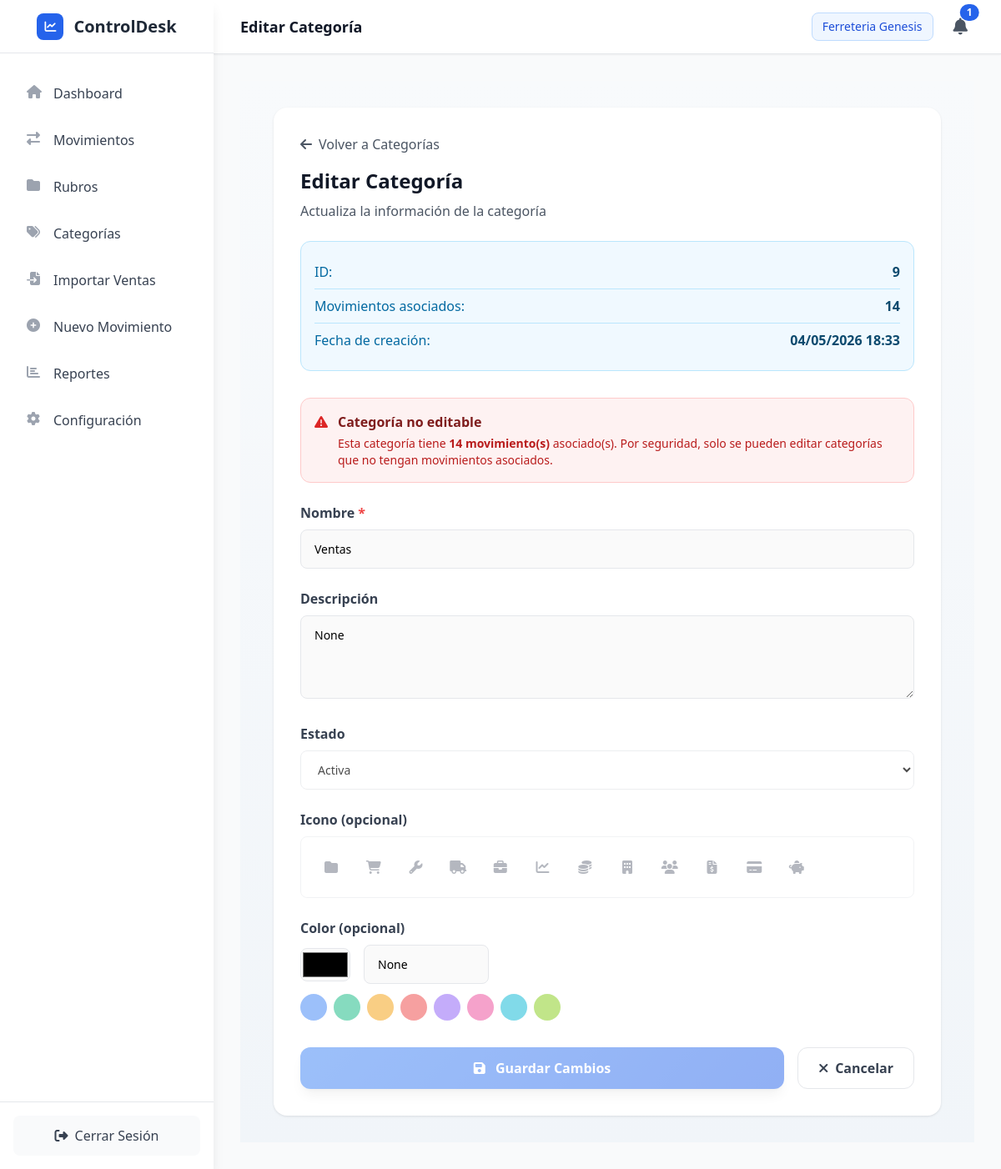
/editar-categoria/9 (signed in), run on the app's committed database.
### app/models/categoria.py (models this page shows, shortened)
class Categoria(db.Model):
    __tablename__ = 'categorias'
    id = db.Column(db.Integer, primary_key=True)
    nombre = db.Column(db.String(100), nullable=False, unique=True)
    descripcion = db.Column(db.Text, nullable=True)
    estado = db.Column(db.String(20), nullable=False, default='activa')  # activa/inactiva
    icono = db.Column(db.String(50), nullable=True)  # FontAwesome icon class
    color = db.Column(db.String(7), nullable=True)  # Hex color code
    empresa_id = db.Column(db.Integer, db.ForeignKey('empresas.id'), nullable=True)
    fecha_creacion = db.Column(db.DateTime, default=datetime.utcnow)
    fecha_actualizacion = db.Column(db.DateTime, default=datetime.utcnow, onupdate=datetime.utcnow)
    movimientos = db.relationship('Movimiento', backref='categoria', lazy=True, cascade='all, delete-orphan')
    def get_movimientos_count(self):
        return len(self.movimientos)

### app/routes/main.py (the view, shortened to what this page needs)
@main_bp.route('/editar-categoria/<int:categoria_id>', methods=['GET', 'POST'])
def editar_categoria(categoria_id):
    if not AuthService.is_logged_in():
        return redirect(url_for('main.login'))
    if request.method == 'GET':
        try:
            categoria = CategoriaService.get_categoria_by_id(categoria_id)
            if not categoria:
                flash('Categoría no encontrada', 'error')
                return redirect(url_for('main.categorias'))
            form_data = {
                'id': categoria.id,
                'nombre': categoria.nombre,
                'descripcion': categoria.descripcion,
                'estado': categoria.estado,
                'icono': categoria.icono,
                'color': categoria.color
            }
            return render_template('editar_categoria.html',
                                 categoria=categoria,
                                 form_data=form_data)
        except Exception as e:
            flash('Error al cargar la categoría', 'error')
            return redirect(url_for('main.categorias'))

### app/services/auth_service.py (called while the page is built)
    @staticmethod
    def is_logged_in() -> bool:
        return session.get('logged_in', False)

### app/services/categoria_service.py (called while the page is built)
    @staticmethod
    def get_categoria_by_id(categoria_id: int) -> Optional[Categoria]:
        return Categoria.query.get(categoria_id)

### app/templates/editar_categoria.html (shortened to what this page needs)
{% extends "base.html" %}
{% block page_title %}Editar Categoría{% endblock %}
{% block content %}
<div class="form-container">
    <div class="form-card">
        <div class="mb-6">
            <a href="{{ url_for('main.categorias') }}" class="inline-flex items-center text-gray-600 hover:text-gray-900 mb-4">
                <i class="fas fa-arrow-left mr-2"></i>
                Volver a Categorías
            </a>
            <h1 class="text-2xl font-bold text-gray-900 mb-2">Editar Categoría</h1>
            <p class="text-gray-600">Actualiza la información de la categoría</p>
        </div>
        {% if categoria %}
        <div class="info-card">
            <div class="info-item">
                <span class="info-label">ID:</span>
                <span class="info-value">{{ categoria.id }}</span>
            </div>
            <div class="info-item">
                <span class="info-label">Movimientos asociados:</span>
                <span class="info-value">{{ categoria.get_movimientos_count() }}</span>
            </div>
            <div class="info-item">
                <span class="info-label">Fecha de creación:</span>
                <span class="info-value">{{ categoria.fecha_creacion.strftime('%d/%m/%Y %H:%M') if categoria.fecha_creacion else '-' }}</span>
            </div>
        </div>
        {% if categoria.get_movimientos_count() > 0 %}
        <div class="bg-red-50 border border-red-200 rounded-xl p-4 mb-6">
            <div class="flex items-start">
                <i class="fas fa-exclamation-triangle text-red-600 mt-1 mr-3"></i>
                <div>
                    <h3 class="font-semibold text-red-900 mb-1">Categoría no editable</h3>
                    <p class="text-red-700 text-sm">
                        Esta categoría tiene <strong>{{ categoria.get_movimientos_count() }} movimiento(s)</strong> asociado(s).
                        Por seguridad, solo se pueden editar categorías que no tengan movimientos asociados.
                    </p>
                </div>
            </div>
        </div>
        {% endif %}
        {% endif %}
        <form method="POST" action="{{ url_for('main.editar_categoria', categoria_id=categoria.id) }}" id="categoriaForm" {% if categoria.get_movimientos_count() > 0 %}onsubmit="return false;"{% endif %}>
            <div class="form-group">
                <label class="form-label" for="nombre">
                    Nombre <span class="text-red-500">*</span>
                </label>
                <input type="text"
                       class="form-input"
                       id="nombre"
                       name="nombre"
                       placeholder="Ej: Compras, Ventas, Servicios"
                       value="{{ form_data.get('nombre', categoria.nombre if categoria else '') }}"
                       required
                       maxlength="100"
                       {% if categoria.get_movimientos_count() > 0 %}disabled{% endif %}>
            </div>
            <div class="form-group">
                <label class="form-label" for="descripcion">
                    Descripción
                </label>
                <textarea class="form-textarea"
                          id="descripcion"
                          name="descripcion"
                          placeholder="Describe el propósito de esta categoría..."
                          {% if categoria.get_movimientos_count() > 0 %}disabled{% endif %}>{{ form_data.get('descripcion', categoria.descripcion if categoria else '') }}</textarea>
            </div>
            <div class="form-group">
                <label class="form-label" for="estado">
                    Estado
                </label>
                <select class="form-select" id="estado" name="estado" {% if categoria.get_movimientos_count() > 0 %}disabled{% endif %}>
                    <option value="activa" {% if form_data.get('estado') == 'activa' or (categoria and categoria.estado == 'activa') or not form_data.get('estado') %}selected{% endif %}>
                        Activa
                    </option>
                </select>
            </div>
            <div class="form-group">
                <label class="form-label">
                    Icono (opcional)
                </label>
                <div class="icon-selector" id="iconSelector" {% if categoria.get_movimientos_count() > 0 %}style="pointer-events: none; opacity: 0.5;"{% endif %}>
                    <div class="icon-option" data-icon="fa-folder" onclick="selectIcon('fa-folder')">
                        <i class="fas fa-folder"></i>
                    </div>
                    <div class="icon-option" data-icon="fa-shopping-cart" onclick="selectIcon('fa-shopping-cart')">
                        <i class="fas fa-shopping-cart"></i>
                    </div>
                    <div class="icon-option" data-icon="fa-wrench" onclick="selectIcon('fa-wrench')">
                        <i class="fas fa-wrench"></i>
                    </div>
                    <div class="icon-option" data-icon="fa-truck" onclick="selectIcon('fa-truck')">
                        <i class="fas fa-truck"></i>
                    </div>
                    <div class="icon-option" data-icon="fa-briefcase" onclick="selectIcon('fa-briefcase')">
                        <i class="fas fa-briefcase"></i>
                    </div>
                    <div class="icon-option" data-icon="fa-chart-line" onclick="selectIcon('fa-chart-line')">
                        <i class="fas fa-chart-line"></i>
                    </div>
                    <div class="icon-option" data-icon="fa-coins" onclick="selectIcon('fa-coins')">
                        <i class="fas fa-coins"></i>
                    </div>
                    <div class="icon-option" data-icon="fa-building" onclick="selectIcon('fa-building')">
                        <i class="fas fa-building"></i>
                    </div>
                    <div class="icon-option" data-icon="fa-users" onclick="selectIcon('fa-users')">
                        <i class="fas fa-users"></i>
                    </div>
                    <div class="icon-option" data-icon="fa-file-invoice-dollar" onclick="selectIcon('fa-file-invoice-dollar')">
                        <i class="fas fa-file-invoice-dollar"></i>
                    </div>
                    <div class="icon-option" data-icon="fa-credit-card" onclick="selectIcon('fa-credit-card')">
                        <i class="fas fa-credit-card"></i>
                    </div>
                    <div class="icon-option" data-icon="fa-piggy-bank" onclick="selectIcon('fa-piggy-bank')">
                        <i class="fas fa-piggy-bank"></i>
                    </div>
                </div>
            </div>
            <div class="form-group">
                <label class="form-label">
                    Color (opcional)
                </label>
                <div class="color-picker-container">
                    <input type="color"
                           class="color-picker"
                           id="color"
                           name="color"
                           value="{{ form_data.get('color', categoria.color if categoria else '#3b82f6') }}"
                           onchange="updateColorDisplay()"
                           {% if categoria.get_movimientos_count() > 0 %}disabled{% endif %}>
                    <input type="text"
                           class="form-input"
                           id="colorText"
                           placeholder="#3b82f6"
                           value="{{ form_data.get('color', categoria.color if categoria else '#3b82f6') }}"
                           style="width: 150px;"
                           onchange="updateColorFromText()"
                           {% if categoria.get_movimientos_count() > 0 %}disabled{% endif %}>
                </div>
                <div class="color-presets mt-3" {% if categoria.get_movimientos_count() > 0 %}style="pointer-events: none; opacity: 0.5;"{% endif %}>
                    <div class="color-preset" style="background: #3b82f6;" onclick="selectColor('#3b82f6')"></div>
                    <div class="color-preset" style="background: #10b981;" onclick="selectColor('#10b981')"></div>
                    <div class="color-preset" style="background: #f59e0b;" onclick="selectColor('#f59e0b')"></div>
                    <div class="color-preset" style="background: #ef4444;" onclick="selectColor('#ef4444')"></div>
                    <div class="color-preset" style="background: #8b5cf6;" onclick="selectColor('#8b5cf6')"></div>
                    <div class="color-preset" style="background: #ec4899;" onclick="selectColor('#ec4899')"></div>
                    <div class="color-preset" style="background: #06b6d4;" onclick="selectColor('#06b6d4')"></div>
                    <div class="color-preset" style="background: #84cc16;" onclick="selectColor('#84cc16')"></div>
                </div>
            </div>
            <div class="flex gap-4 mt-8">
                <button type="submit" class="btn-primary text-white px-6 py-3 rounded-xl font-semibold shadow-lg hover:shadow-xl flex-1" {% if categoria.get_movimientos_count() > 0 %}disabled style="opacity: 0.5; cursor: not-allowed;"{% endif %}>
                    <i class="fas fa-save mr-2"></i>
                    Guardar Cambios
                </button>
                <a href="{{ url_for('main.categorias') }}" class="btn-secondary text-gray-700 px-6 py-3 rounded-xl font-semibold flex items-center">
                    <i class="fas fa-times mr-2"></i>
                    Cancelar
                </a>
            </div>
        </form>
    </div>
</div>
{% endblock %}

### app/templates/editar_categoria.html (style rules this page uses)
.form-container { background: linear-gradient(180deg, #f8fafc 0%, #f1f5f9 100%); min-height: 100vh; padding: 2rem; }
.form-card { background: white; border-radius: 1rem; padding: 2rem; box-shadow: 0 1px 3px rgba(0, 0, 0, 0.1); max-width: 800px; margin: 0 auto; }
.form-group { margin-bottom: 1.5rem; }
.form-label { display: block; font-weight: 600; color: #374151; margin-bottom: 0.5rem; }
.form-input { width: 100%; padding: 0.75rem 1rem; border: 1px solid #e5e7eb; border-radius: 0.5rem; font-size: 0.875rem; transition: all 0.3s ease; }
.form-textarea { width: 100%; padding: 0.75rem 1rem; border: 1px solid #e5e7eb; border-radius: 0.5rem; font-size: 0.875rem; transition: all 0.3s ease; resize: vertical; min-height: 100px; }
.form-select { width: 100%; padding: 0.75rem 1rem; border: 1px solid #e5e7eb; border-radius: 0.5rem; font-size: 0.875rem; background: white; transition: all 0.3s ease; }
.color-picker-container { display: flex; align-items: center; gap: 1rem; }
.color-picker { width: 60px; height: 40px; padding: 0; border: 1px solid #e5e7eb; border-radius: 0.5rem; cursor: pointer; }
.color-presets { display: flex; gap: 0.5rem; flex-wrap: wrap; }
.color-preset { width: 32px; height: 32px; border-radius: 50%; cursor: pointer; border: 2px solid transparent; transition: all 0.2s ease; }
.icon-selector { display: grid; grid-template-columns: repeat(auto-fill, minmax(40px, 1fr)); gap: 0.5rem; max-height: 200px; overflow-y: auto; padding: 1rem; border: 1px solid #e5e7eb; border-radius: 0.5rem; }
.icon-option { width: 40px; height: 40px; display: flex; align-items: center; justify-content: center; border-radius: 0.5rem; cursor: pointer; transition: all 0.2s ease; color: #6b7280; }
.info-card { background: #f0f9ff; border: 1px solid #bae6fd; border-radius: 0.75rem; padding: 1rem; margin-bottom: 2rem; }
.info-item { display: flex; justify-content: space-between; padding: 0.5rem 0; border-bottom: 1px solid #bae6fd; }
.info-item:last-child { border-bottom: none; }
.info-label { font-weight: 500; color: #0369a1; }
.info-value { font-weight: 600; color: #0c4a6e; }
.btn-primary { background: linear-gradient(135deg, #3b82f6 0%, #2563eb 100%); transition: all 0.3s ease; }
.btn-secondary { background: white; border: 1px solid #e5e7eb; transition: all 0.3s ease; }

### data on the page
Categoria: id "9", fecha_creacion "04/05/2026 18:33", nombre "Ventas", descripcion "None", estado "Activa", color "#000000", get "None"

### other printed values
{{ session.get('empresa_nombre', 'Empresa') }} "Ferreteria Genesis"
{{ categoria.get_movimientos_count() }} "14"
